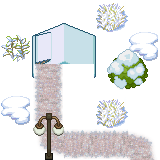

This is a level from a 2D game, rendered from its Tiled map with the project's own tilesets. A one-line summary and the complete map file follow:
An orthogonal 5x5 tile map with 32x32 px tiles, 2 tile layers (tile1, tile3), 1 hidden layer not drawn and 3 objects (3x c).

<map version="1.0" tiledversion="1.1.2" orientation="orthogonal" renderorder="right-down" width="5" height="5" tilewidth="32" tileheight="32" infinite="0" nextobjectid="4">
 <tileset firstgid="1" name="gg" tilewidth="32" tileheight="32" tilecount="961" columns="31">
  <image source="gg.png" width="1000" height="1000" />
 </tileset>
 <layer name="tile1" width="5" height="5">
  <data encoding="csv">
263,263,263,233,263,
232,263,263,263,264,
263,269,263,263,263,
264,269,263,233,263,
263,265,270,270,267
</data>
 </layer>
 <layer name="COL" width="5" height="5" visible="0">
  <data encoding="csv">
282,142,143,0,0,
0,173,174,230,231,
0,204,205,261,262,
0,0,0,0,0,
0,0,0,0,0
</data>
 </layer>
 <layer name="tile3" width="5" height="5">
  <data encoding="csv">
0,142,143,0,0,
0,173,174,290,291,
0,294,295,321,322,
0,287,0,0,0,
0,318,0,0,0
</data>
 </layer>
 <objectgroup name="obj_col" visible="0">
  <object id="1" type="c" x="117.781" y="73.75" width="20" height="20">
   <ellipse />
  </object>
  <object id="2" type="c" x="1.75" y="5.5" width="29" height="27.25">
   <ellipse />
  </object>
  <object id="3" type="c" x="77.25" y="121" width="7.5" height="6.75" />
 </objectgroup>
</map>